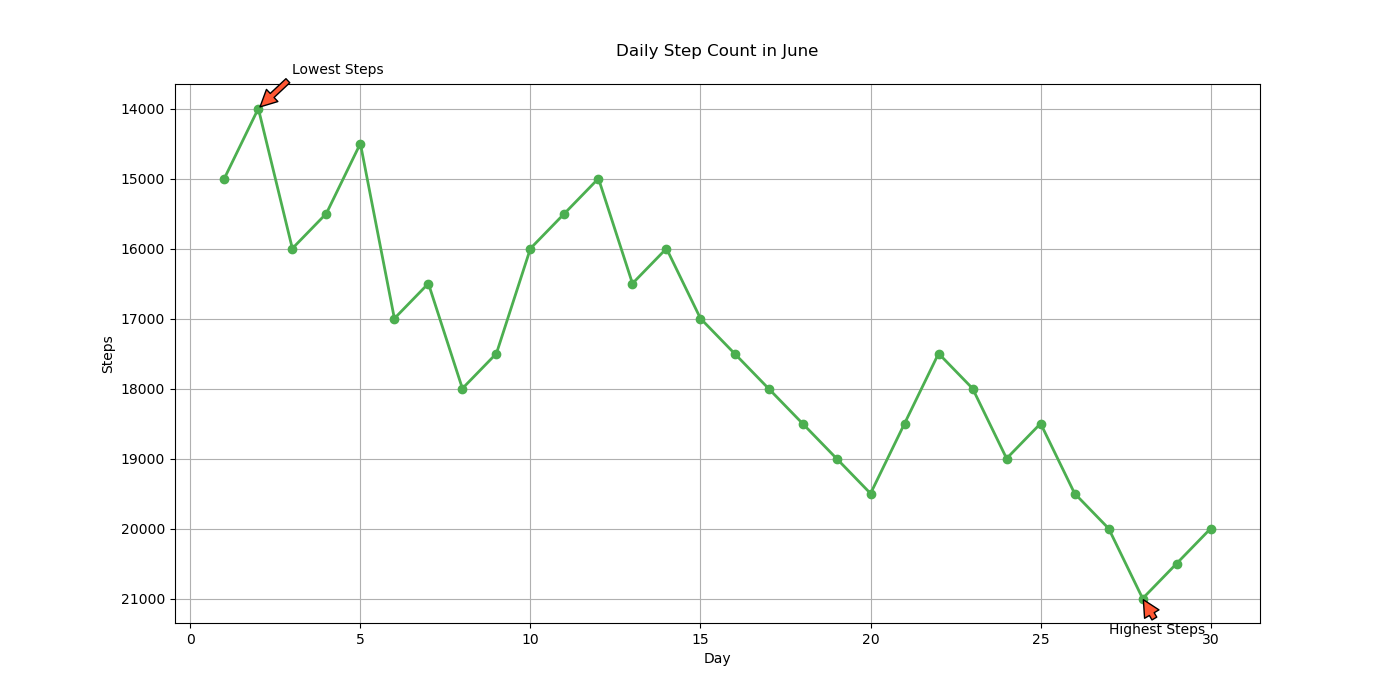

Write the Python code that produced this figure.

import matplotlib.pyplot as plt

# Data
days = list(range(1, 30 + 1))
steps = [15000, 14000, 16000, 15500, 14500, 17000, 16500, 18000, 17500, 16000,
         15500, 15000, 16500, 16000, 17000, 17500, 18000, 18500, 19000, 19500,
         18500, 17500, 18000, 19000, 18500, 19500, 20000, 21000, 20500, 20000]

plt.figure(figsize=(14, 7))  # Adjusted width and height of the chart
plt.plot(days, steps, marker='o', color='#4CAF50', linewidth=2)  # Modified color scheme

# Adding annotations for the highest and lowest steps count
plt.annotate('Lowest Steps', xy=(2, 14000), xytext=(3, 13500),
             arrowprops=dict(facecolor='#FF5733', shrink=0.05))
plt.annotate('Highest Steps', xy=(28, 21000), xytext=(27, 21500),
             arrowprops=dict(facecolor='#FF5733', shrink=0.05))

plt.title('Daily Step Count in June', pad=20)  # New headline which fits the topic
plt.xlabel('Day')  # Changing labels to fit the new data type
plt.ylabel('Steps')
plt.gca().invert_yaxis()  # Invert the y-axis
plt.grid(True)

plt.show()
